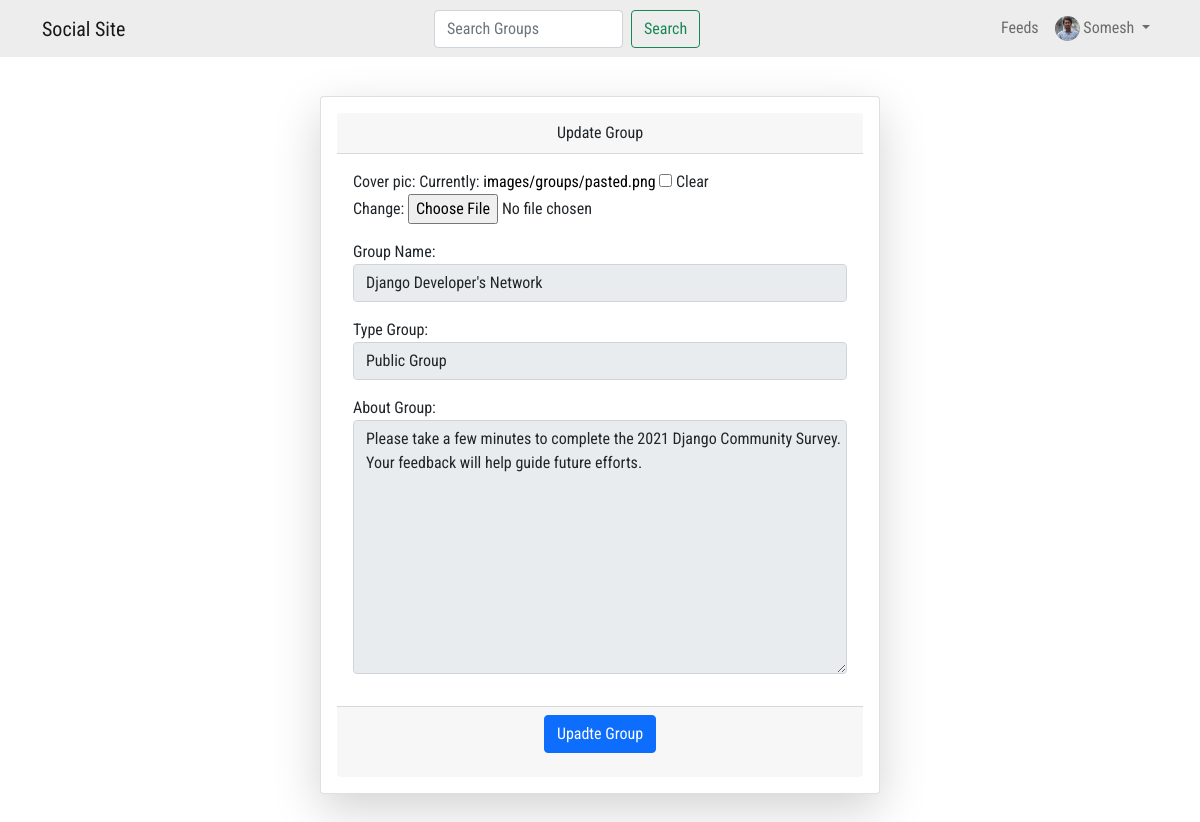
Screenshot of /group_detail/django-developers-network/group_update (signed in) with the database file from the repository.
### accounts/models.py (models this page shows, shortened)
class Profile(models.Model):
    user = models.OneToOneField(User, on_delete=models.CASCADE, related_name='profile')
    slug = models.SlugField(max_length=100, unique=True, blank=True, null=True)
    profile_pic = models.ImageField(upload_to='images/user/profile/', null=True, blank=True)
    cover_pic = models.ImageField(upload_to='images/user/profile/', null=True, blank=True)
    user_bio = models.TextField(null=True,blank=True, max_length=255)
    designation = models.CharField(blank=True,null=True, max_length=255)
    education = models.CharField(blank=True, null=True, max_length=255)
    marital_status = models.CharField(blank=True, null=True, max_length=60)
    hobbies = models.CharField(blank=True, null=True, max_length=500)
    location = models.CharField(blank=True, null=True, max_length=500)
    mobile = models.IntegerField(blank=True, null=True)

### groups/models.py (models this page shows, shortened)
class Groups(models.Model):
    user = models.ForeignKey(User, related_name='user_group', on_delete=models.CASCADE)
    groups_name = models.CharField(max_length=150, unique=True)
    slug = models.SlugField(max_length=150, unique=True)
    cover_pic = models.ImageField(upload_to='images/groups/', null=True, blank=True)
    type_group = models.CharField(max_length=150)
    created_date = models.DateTimeField(auto_now_add=True)
    about_group = models.TextField(blank=True, null=True)
    members = models.ManyToManyField(User,through="GroupMember", related_name='all_group_memb')
    class Meta:
        ordering = ["-created_date"]

### groups/views.py (the view)
# urls.py: path('group_detail/<slug>/group_update', GroupUpdateView.as_view(), name='group_update'),
class GroupUpdateView(LoginRequiredMixin, UpdateView):
    model = Groups
    form_class = GroupUpdateForm
    login_url = '/account/login/'
    template_name = 'groups/update_group.html'

### groups/forms.py
class GroupUpdateForm(forms.ModelForm):
    class Meta:
        model = Groups
        fields = ('cover_pic', 'groups_name', 'type_group', 'about_group')
    groups_name = forms.CharField(widget=forms.TextInput(attrs={
        'class': 'form-control input-group-text',
        'type':'text',
        'placeholder': 'Enter the group name..'
    }), label='Group Name')
    type_group = forms.CharField(widget=forms.TextInput(attrs={
        'class': 'form-control input-group-text',
        'type':'text',
        'placeholder': 'Enter type of group..'
    }), label='Type Group')
    about_group = forms.CharField(widget=forms.Textarea(attrs={
        'class': 'form-control input-group-text',
        'type':'text',
        'placeholder': 'Enter the about group..'
    }), label='About Group')

### groups/templates/groups/update_group.html (shortened to what this page needs)
{% extends 'base.html' %}
{% block content %}
<div class='container mt-5'>
  {% if user.is_authenticated %}
  <form class="" method="post" enctype="multipart/form-data">
    <div class="card text-center mx-auto shadow-lg p-3 mb-5 bg-body rounded" style="width: 35rem;">
      <div class="card-header">
        Update Group
      </div>
      <div class="card-body">
        {{ form.as_p }}
      </div>
      <div class="card-footer text-muted">
         <button type="submit" class="btn btn-primary mb-3" name="button">Upadte Group</button>
      </div>
    </div>
  </form>
  {% else %}
    you're not allowed here...
  {% endif %}
</div>
{% endblock %}

### templates/base.html (shortened to what this page needs)
{% load static %}
<!doctype html>
<html lang="en">
  <head>
    <link href="https://cdn.jsdelivr.net/npm/bootstrap@5.0.2/dist/css/bootstrap.min.css" rel="stylesheet">
    <link rel="stylesheet" href="{% static 'css/main.css' %}">
  </head>
  <body>
    <nav class="navbar navbar-expand-lg navbar-light fixed-top" style="background-color: #EDEDED;">
      <div class="container">
        <a class="navbar-brand" href="{% url 'groups:group_list' %}">
          Social Site
        </a>
        <form class="d-flex" action='{% url 'groups:search' %}' method='post'>
          <input class="form-control me-2" type="search" name="query" placeholder="Search Groups" aria-label="Search" required>
          <button class="btn btn-outline-success" type="submit">Search</button>
        </form>
        <div class="d-flex justify-content-start">
          <div class="collapse navbar-collapse" id="navbarSupportedContent">
            <ul class="navbar-nav me-auto mb-2 mb-lg-0">
              <li class="nav-item">
                  <a class="nav-link" href="{% url 'posts:post_list' %}">Feeds</a>
              </li>
              {% if user.is_authenticated %}
              <li class="nav-item dropdown">
                <a class="nav-link dropdown-toggle" href="#" id="navbarDropdown" role="button" data-bs-toggle="dropdown" aria-expanded="false">
                  {% if user.profile.profile_pic %}
                    <img src="{{ user.profile.profile_pic.url }}" class="rounded-circle" alt="..." height="25" width="25">
                  {% endif %}
                      {{ user.first_name }}
                </a>
              </li>
              {% endif %}
            </ul>
          </div>
        </div>
      </div>
    </nav>
    <div class="container mb-4">
      {% block content %}
      {% endblock %}
    </div>
  </body>
</html>

### static/css/main.css (style rules this page uses)
body { font-family: 'Roboto Condensed', sans-serif; }
ol, ul { padding-left: 2rem; text-align: initial; }
.card-body { flex: 1 1 auto; padding: 1rem 1rem; text-align: start; }
.input-group-text { display: flex; align-items: center; padding: .375rem .75rem; font-size: 1rem; font-weight: 400; line-height: 1.5; color: #212529; text-align: start; white-space: nowrap; background-color: #e9ecef; border: 1px solid #ced4da; border-radius: .25rem; }
a:link { text-decoration: none; color: black; }

### rows the page displays
Groups: groups_name "Django Developer's Network", type_group "Public Group", about_group "Please take a few minutes to complete the 2021 Django Community Survey. Your feedback will help guide future efforts."

### other values shown
{{ user.first_name }} "Somesh"
